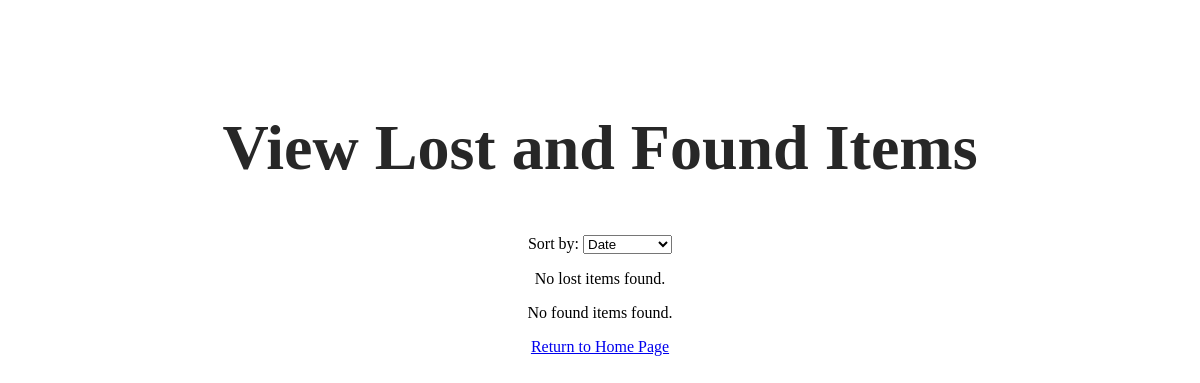
Page /transactions.php on the earlier database version.
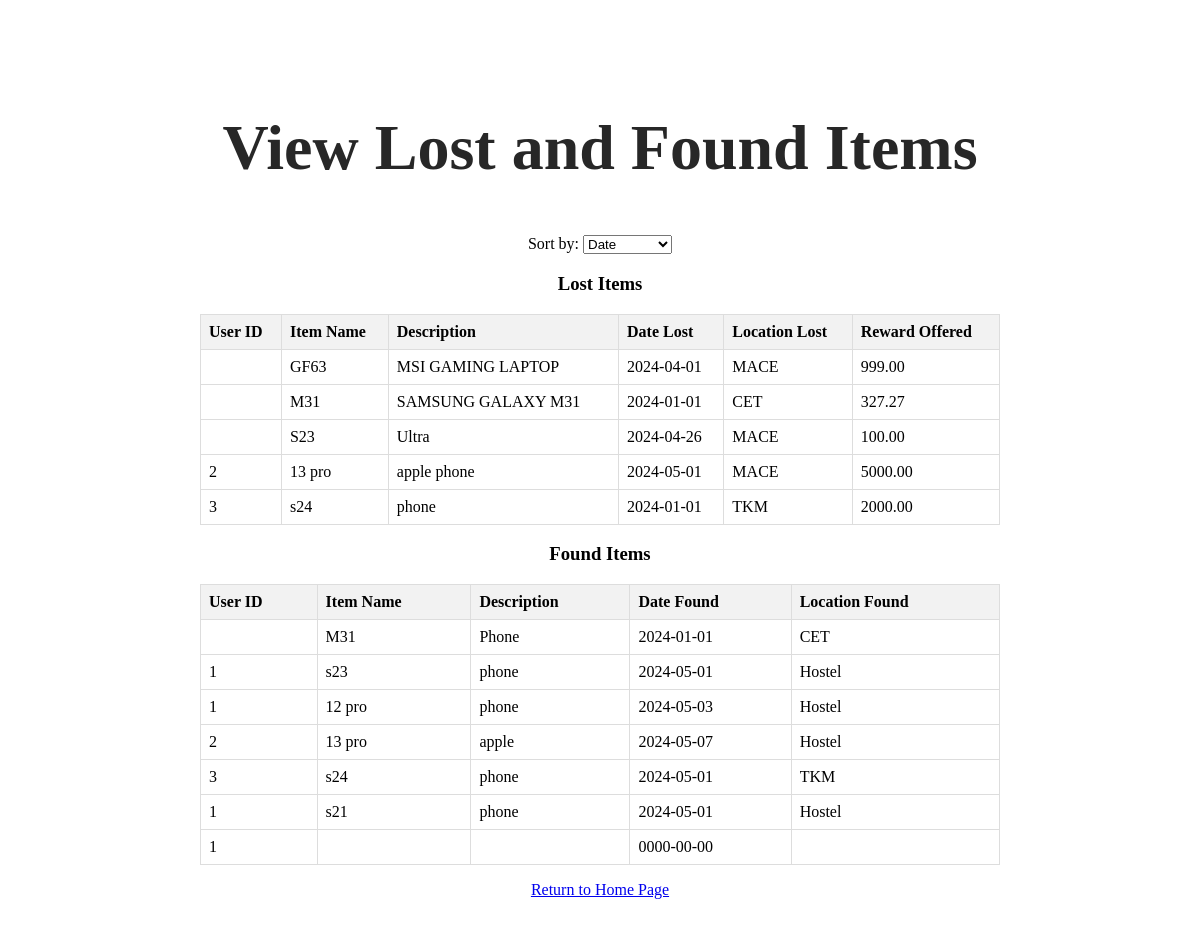
Same page on the later database version.
### tables this page shows
CREATE TABLE `lostitems` (
  `LostItemID` int(11) NOT NULL,
  `UserID` int(11) DEFAULT NULL,
  `ItemName` varchar(100) DEFAULT NULL,
  `Description` text DEFAULT NULL,
  `category_id` int(11) NOT NULL,
  `DateLost` date DEFAULT NULL,
  `LocationLost` varchar(100) DEFAULT NULL,
  `Status` varchar(20) DEFAULT NULL,
  `RewardOffered` decimal(10,2) DEFAULT NULL
);

CREATE TABLE `founditems` (
  `FoundItemID` int(11) NOT NULL,
  `UserID` int(11) DEFAULT NULL,
  `LostItemID` int(11) DEFAULT NULL,
  `DateFound` date DEFAULT NULL,
  `LocationFound` varchar(100) DEFAULT NULL,
  `ItemName` varchar(100) NOT NULL,
  `Description` varchar(255) NOT NULL,
  `category_id` int(11) NOT NULL
);

### transactions.php (the view, shortened to what this page needs)
<!DOCTYPE html>
<html>
<head>
	 <link rel="stylesheet" type="text/css" href="styl.css">
</head>
<body>
<div class="container">
    <h2>View Lost and Found Items</h2>
    <label for="sort">Sort by:</label>
    <select id="sort">
        <option value="date">Date</option>
    </select>
    <?php
    include_once "db_connection.php";
    $sql_lost = "SELECT * FROM LostItems";
    $result_lost = $conn->query($sql_lost);
    if ($result_lost->num_rows > 0) {
        echo "<h3>Lost Items</h3>";
        echo "<table id='lost-table'>";
        echo "<thead><tr><th onclick='sortTable(\"lost-table\", 0)'>User ID</th><th onclick='sortTable(\"lost-table\", 1)'>Item Name</th><th onclick='sortTable(\"lost-table\", 2)'>Description</th><th onclick='sortTable(\"lost-table\", 3)'>Date Lost</th><th onclick='sortTable(\"lost-table\", 4)'>Location Lost</th><th onclick='sortTable(\"lost-table\", 5)'>Reward Offered</th></tr></thead>";
        echo "<tbody>";
        while ($row_lost = $result_lost->fetch_assoc()) {
            echo "<tr>";
            echo "<td>" . $row_lost['UserID'] . "</td>";
            echo "<td>" . $row_lost['ItemName'] . "</td>";
            echo "<td>" . $row_lost['Description'] . "</td>";
            echo "<td>" . $row_lost['DateLost'] . "</td>";
            echo "<td>" . $row_lost['LocationLost'] . "</td>";
            echo "<td>" . $row_lost['RewardOffered'] . "</td>";
            echo "</tr>";
        }
        echo "</tbody>";
        echo "</table>";
    } else {
        echo "<p>No lost items found.</p>";
    }
    $sql_found = "SELECT * FROM FoundItems";
    $result_found = $conn->query($sql_found);
    if ($result_found->num_rows > 0) {
        echo "<h3>Found Items</h3>";
        echo "<table id='found-table'>";
        echo "<thead><tr><th onclick='sortTable(\"found-table\", 0)'>User ID</th><th onclick='sortTable(\"found-table\", 1)'>Item Name</th><th onclick='sortTable(\"found-table\", 2)'>Description</th><th onclick='sortTable(\"found-table\", 3)'>Date Found</th><th onclick='sortTable(\"found-table\", 4)'>Location Found</th></tr></thead>";
        echo "<tbody>";
        while ($row_found = $result_found->fetch_assoc()) {
            echo "<tr>";
            echo "<td>" . $row_found['UserID'] . "</td>";
            echo "<td>" . $row_found['ItemName'] . "</td>";
            echo "<td>" . $row_found['Description'] . "</td>";
            echo "<td>" . $row_found['DateFound'] . "</td>";
            echo "<td>" . $row_found['LocationFound'] . "</td>";
            echo "</tr>";
        }
        echo "</tbody>";
        echo "</table>";
    } else {
        echo "<p>No found items found.</p>";
    }
    ?>
	<p><a href="home.php">Return to Home Page</a></p>
</body>
</html>

Differences in the rows shown:
added lostitems: ItemName "GF63", Description "MSI GAMING LAPTOP", DateLost "2024-04-01", LocationLost "MACE", RewardOffered "999.00"
added lostitems: ItemName "M31", Description "SAMSUNG GALAXY M31", DateLost "2024-01-01", LocationLost "CET", RewardOffered "327.27"
added lostitems: ItemName "S23", Description "Ultra", DateLost "2024-04-26", LocationLost "MACE", RewardOffered "100.00"
added lostitems: UserID "2", ItemName "13 pro", Description "apple phone", DateLost "2024-05-01", LocationLost "MACE", RewardOffered "5000.00"
added lostitems: UserID "3", ItemName "s24", Description "phone", DateLost "2024-01-01", LocationLost "TKM", RewardOffered "2000.00"
added founditems: ItemName "M31", Description "Phone", DateFound "2024-01-01", LocationFound "CET"
added founditems: UserID "1", ItemName "s23", Description "phone", DateFound "2024-05-01", LocationFound "Hostel"
added founditems: UserID "1", ItemName "12 pro", Description "phone", DateFound "2024-05-03", LocationFound "Hostel"
added founditems: UserID "2", ItemName "13 pro", Description "apple", DateFound "2024-05-07", LocationFound "Hostel"
added founditems: UserID "3", ItemName "s24", Description "phone", DateFound "2024-05-01", LocationFound "TKM"
added founditems: UserID "1", ItemName "s21", Description "phone", DateFound "2024-05-01", LocationFound "Hostel"
added founditems: UserID "1", DateFound "0000-00-00"
Other differences:
text no longer shown: "No lost items found. No found items found."
text now shown: "Lost Items User ID Item Name Description Date Lost Location Lost Reward Offered Found Items User ID Item Name Description Date Found Location Found"
